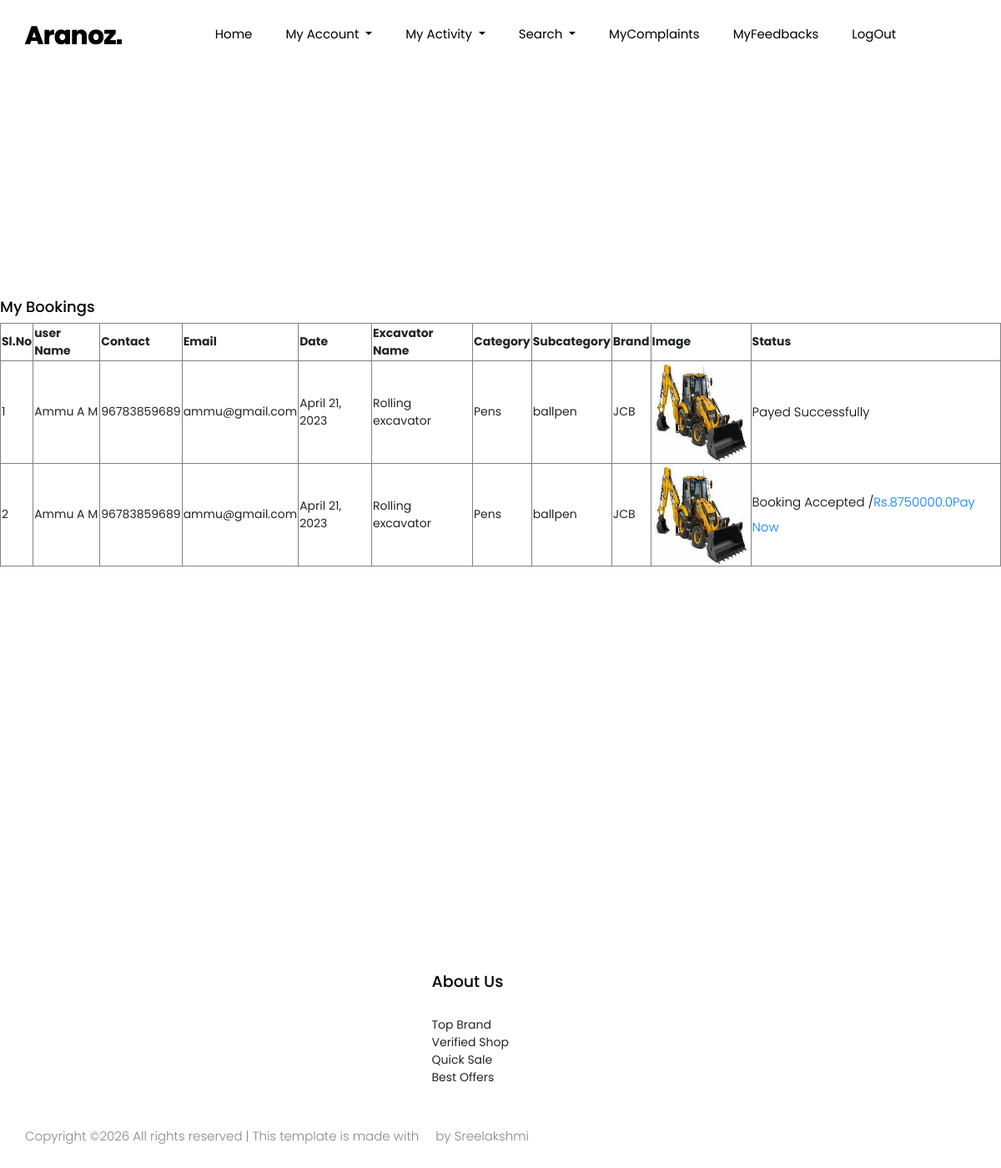
The page /user/mybookings/ on the database its author committed.
### Users/models.py (models this page shows)
class Booking(models.Model):
    booking_date=models.DateField(auto_now=True)
    excavator=models.ForeignKey(Excavator,on_delete=models.CASCADE)
    user=models.ForeignKey(User,on_delete=models.CASCADE)
    booking_vsts=models.IntegerField(default=0)

### Guests/models.py (models this page shows, shortened)
class User(models.Model):
    name=models.CharField(max_length=50)
    email=models.CharField(max_length=50)
    contact=models.CharField(max_length=50)
    address=models.CharField(max_length=50)
    place=models.ForeignKey("Admin.Place",on_delete=models.CASCADE)
    photo=models.FileField(upload_to='userphoto/')
    proof=models.FileField(upload_to='userproof/')
    password=models.CharField(max_length=10)

### Shops/models.py (models this page shows, shortened)
class Excavator(models.Model):
    name=models.CharField(max_length=50)
    subcategory=models.ForeignKey(Subcategory,on_delete=models.CASCADE)
    brandtype=models.ForeignKey(Brandtype,on_delete=models.SET_NULL,null=True)
    details=models.CharField(max_length=100)
    price=models.CharField(max_length=50,null=True)
    shoptype=models.ForeignKey(Shoptype,on_delete=models.CASCADE)
    image=models.FileField(upload_to='Excavatorsphoto/')
    shop=models.ForeignKey(Shop,on_delete=models.CASCADE)

### Admin/models.py (models this page shows, shortened)
class Subcategory(models.Model):
    name=models.CharField(max_length=50)
    category=models.ForeignKey(Category,on_delete=models.CASCADE)
    def __str__(self):
        return self.name

class Category(models.Model):
    name=models.CharField(max_length=50)

class Brandtype(models.Model):
    brandtype=models.CharField(max_length=50)

### Users/views.py (the view)
# urls.py: path('mybookings/',views.mybook,name="mybookings"),
def mybook(request):
    book=Booking.objects.all()
    return render(request,"Users/MyBookings.html",{'book':book})

### Users/Templates/Users/MyBookings.html (shortened to what this page needs)
{% extends 'Users/Head.html'%}
{% load static %}
{% load mathfilters %}
{% block content %}
<!DOCTYPE html>
<html lang="en">
<head>
</head>
<body>
    <h4>My Bookings</h4>
    <table border="1" align="center">
        <tr>
            <th>Sl.No</th>
            <th>user Name</th>
            <th>Contact</th>
            <th>Email</th>
            <th>Date</th>
            <th>Excavator Name</th>
            <th>Category</th>
            <th>Subcategory</th>
            <th>Brand</th>
            <th>Image</th>
            <th>Status</th>
        </tr>
        {% for i in book %}
        <tr>
            <td>{{forloop.counter}}</td>
            <td>{{i.user.name}}</td>
            <td>{{i.user.contact}}</td>
            <td>{{i.user.email}}</td>
            <td>{{i.booking_date}}</td>
            <td>{{i.excavator.name}}</td>
            <td>{{i.excavator.subcategory.category.name}}</td>
            <td>{{i.excavator.subcategory}}</td>
            <td>{{i.excavator.brandtype.brandtype}}</td>
            <td><img src="{{i.excavator.image.url}}" alt="img" width="120px" height="120px"></td>
            <td>
                {% if i.booking_vsts == 1 %}
                <p>Booking Accepted /<a href="{% url 'webuser:bookpayment' i.id %}">Rs.{{i.excavator.price|mul:.25}}Pay Now</a></p>
                {% elif i.booking_vsts == 2 %}
                <p>Booking Rejected</p>
                {% elif i.booking_vsts == 3 %}
                <p>Booking Cancelled</p>
                {% elif i.booking_vsts == 4 %}
                <p>Payed Successfully</p>
                {% else %}
                <p>Pending.../<a href="{% url 'webuser:cancelbooking' i.id %}">Cancel Booking</a></p>
                {% endif %}
            </td>
            {% endfor %}
        </tr>
        </table>
        </body>
        </html>
        {% endblock content %}

### rows shown on the page
Booking: user.name "Ammu A M", user.contact "96783859689", user.email "ammu@gmail.com", booking_date "April 21, 2023", excavator.name "Rolling excavator", excavator.subcategory.category.name "Pens", excavator.subcategory "ballpen", excavator.brandtype.brandtype "JCB", excavator.image (picture), booking_vsts "Payed Successfully"
Booking: user.name "Ammu A M", user.contact "96783859689", user.email "ammu@gmail.com", booking_date "April 21, 2023", excavator.name "Rolling excavator", excavator.subcategory.category.name "Pens", excavator.subcategory "ballpen", excavator.brandtype.brandtype "JCB", excavator.image (picture), excavator.price|mul "8750000.0"
